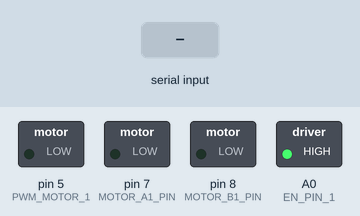
Bench run of a sketch on a simulated Arduino Uno, built with avr-gcc and run on an emulated ATmega328P. Parts: switched loads named in the sketch (green lamp = pin HIGH). Dashed ring = blinking. Inputs (shaded band) come from the test bench.

Above: at 1.2 s.
1.3 s: "1" received over Serial
At 1.48 s:
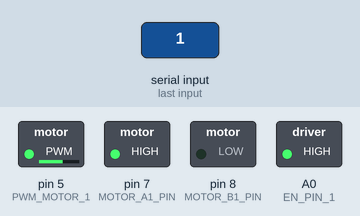
Timing chart, 0 to 65.8 s (numbered marks = the images above; inputs shaded):
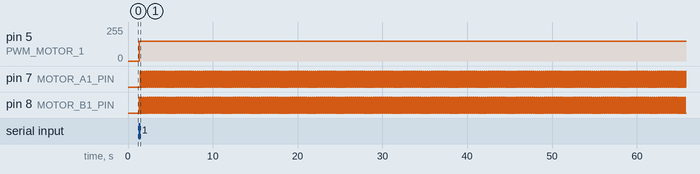

Measured:
- after the input at 1.3 s, pin 5 (PWM_MOTOR_1): 0/255 → 150/255 at once; pin 7 (MOTOR_A1_PIN): alternates HIGH for 0.10 s and LOW for 0.14 s, starting after 0.12 s; pin 8 (MOTOR_B1_PIN): alternates HIGH for 0.10 s and LOW for 0.14 s, starting at once

The sketch:

liquidShake.ino
```cpp
/*
 *  Kết nối:
 *          Driver              Arduino
 *           5V                   5V
 *           GND                  GND
 *           EN                   A0
 *           INA                  7
 *           INB                  8
 *           PWM                  5
 *
 *  Cấp nguồn 5.5 - 16V cho Shield.
 *  Mở Serial Monitor:
 *  Gửi '1' dừng động cơ.
 *  Gửi '2' quay 2 động cơ.
 *  Gửi '3' đảo chiều động cơ.
 *  Gửi '+' tăng tốc độ động cơ.
 *  Gửi '-' giảm tốc độ động cơ.
 */

#include "PIDver1.h"
double mySetp = 0;
#define myKp  1000000000
#define myKi  0
#define myKd  0
#define myOutMax  120
#define myOutMin  -120
#define myTime 0.03
PID myPID(myKp, myKi, myKd, myTime, myOutMax, myOutMin,1);

#define CW    1
#define CCW   2

#define MOTOR_A1_PIN 7
#define MOTOR_B1_PIN 8
#define PWM_MOTOR_1 5
#define EN_PIN_1 A0
#define MOTOR_1 0

#define encodPinA1      2
#define encodPinB1      3

//variable for position of encoder2
volatile long encoderPos = 0;


void setup()
{
  pinMode(MOTOR_A1_PIN, OUTPUT);
  pinMode(MOTOR_B1_PIN, OUTPUT);
  pinMode(PWM_MOTOR_1, OUTPUT);
  pinMode(EN_PIN_1, OUTPUT);
  digitalWrite(EN_PIN_1, HIGH);
  attachInterrupt(3, encoder, FALLING);

  Serial.begin(9600);

}

void loop()
{
  while(Serial.available())
  {
    motorGo(CW, 150);
    delay(100);
    motorStop();
    delay(20);
    motorGo(CCW, 150);
    delay(100);
    motorStop();
    delay(20);
  }
}

void motorStop()
{
    digitalWrite(MOTOR_A1_PIN, LOW);
    digitalWrite(MOTOR_B1_PIN, LOW);
}

void motorGo(uint8_t direct, uint8_t pwm)
{
    if(direct == CW)
    {
      digitalWrite(MOTOR_A1_PIN, LOW);
      digitalWrite(MOTOR_B1_PIN, HIGH);
    }
    else if(direct == CCW)
    {
      digitalWrite(MOTOR_A1_PIN, HIGH);
      digitalWrite(MOTOR_B1_PIN, LOW);
    }
    analogWrite(PWM_MOTOR_1, pwm);
}

void encoder()  {
 if ((digitalRead(encodPinB1) == 1))    {
   encoderPos++;
 }
 else{
   encoderPos--;
 }
}
```

PIDver1.cpp
```cpp
/*
 * PIDver1.cpp
 *
 * Created: 8/3/2020 5:01:00 PM
 *  Author: thanh
 */
#include "PIDver1.h"
PID::PID(double Kp, double Ki, double Kd, double SampleTime, double HighLimit, double LowLimit, bool Direct)
{
	 _kp = Kp;
	 _ki = Ki;
	 _kd = Kd;
	 _SampleTime = SampleTime;
	 _outMax = HighLimit;
	 _outMin = LowLimit;
}

double PID::Calculate(double SettingValue, double PresentValue){
	Error = SettingValue - PresentValue;
	P_part = _kp*(Error - pre_error);
	I_part = 0.5*_ki*_SampleTime*(Error + pre_error);
	D_part = _kd/(_SampleTime*_SampleTime)*( Error - 2*pre_error + pre_pre_error);
	PidOut = PidLastOut + P_part + I_part + D_part ;
	pre_pre_error = pre_error;
	pre_error = Error;
	PidLastOut = PidOut;
	if (PidOut > _outMax)
	{
	  PidOut = _outMax;
	}
	else if (PidOut < _outMin)
	{
	  PidOut = _outMin;
	}
	return PidOut;
}
```

PIDver1.h
```cpp
/*
 * PIDver1.h
 *
 * Created: 8/3/2020 5:00:31 PM
 *  Author: thanh
 */


#ifndef PIDVER1_H_
#define PIDVER1_H_
class PID{
	public:
		PID(double Kp, double Ki, double Kd, double SampleTime, double HLimit, double LowLimit, bool Direct);
		double Calculate(double SettingValue, double PresentValue);
	private:
	   double _kp;
	   double _ki;
	   double _kd;
	   double _SampleTime;
	   double _outMax, _outMin;
	   double PidLastOut;
	   double Error, pre_error, pre_pre_error, P_part, I_part, D_part, PidOut;
   };
#endif /* PIDVER1_H_ */
```
